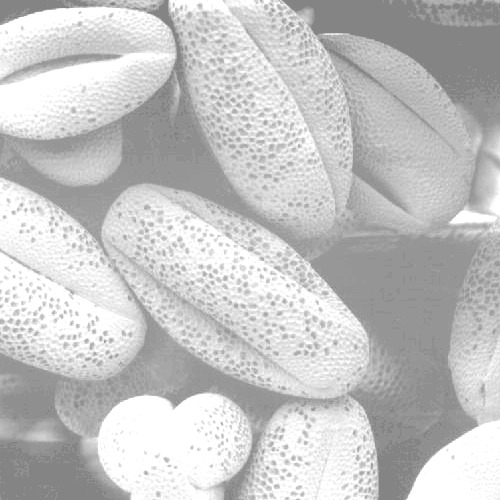
#> input picture HistogramEqualizer/hist2.tif, 500 x 500 px
$ python Example1.py
#> lines starting #> are read from the running program, lines starting #| are printed output that depends on the picture
import cv2
import numpy as np
from matplotlib import pyplot as plt

img = cv2.imread('hist2.tif',0)
#> img is the input picture: shape (500, 500); min 132, max 255, mean 196.4

#PDF
hist,bins = np.histogram(img.flatten(),256,[0,256])
#> hist = 256 values, max 28659 at index 255, min 0 at index 0, mean 976.6; bins = 257 values from 0 to 256

#CDF
cdf = hist.cumsum()
#> cdf = 256 values from 0 to 250000
cdf_normalized = cdf * hist.max()/ cdf.max()
#> cdf_normalized = 256 values from 0 to 28659

plt.plot(cdf_normalized, color = 'b')
plt.hist(img.flatten(),256,[0,256], color = 'r')
plt.xlim([0,256])
plt.legend(('cdf','histogram'), loc = 'upper left')
plt.show()
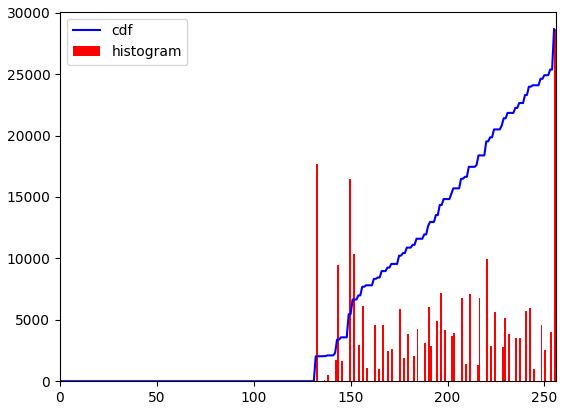
#> figure drawn by matplotlib, 1 panel; tallest bar 28659 high, from x = 255 to 256; curve peaks at x = 255, y = 28659

cdf_m = np.ma.masked_equal(cdf,0)
cdf_m = (cdf_m - cdf_m.min())*255/(cdf_m.max()-cdf_m.min())
cdf = np.ma.filled(cdf_m,0).astype('uint8')
#> cdf = 256 values from 0 to 255
img2 = cdf[img]
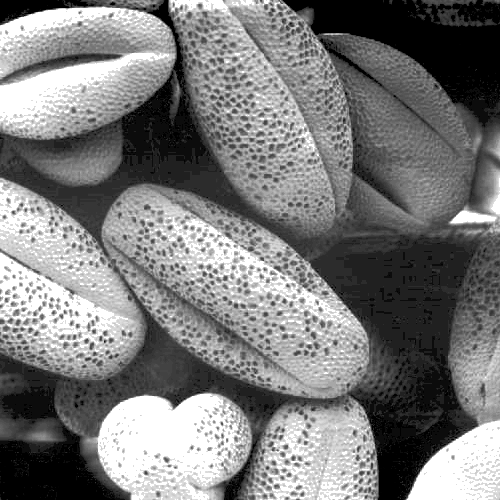
#> img2: shape (500, 500); min 0, max 255, mean 122.7

plt.plot(cdf_m, color = 'b')
plt.hist(img2.flatten(),256,[0,256], color = 'r')
plt.xlim([0,256])
plt.legend(('cdf','histogram'), loc = 'upper left')
plt.show()
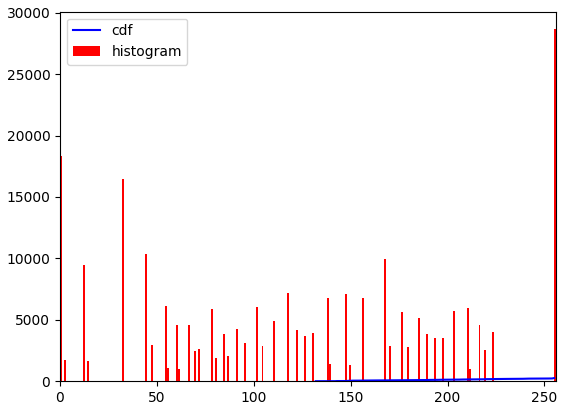
#> figure drawn by matplotlib, 1 panel; tallest bar 28659 high, from x = 255 to 256; curve peaks at x = 255, y = 255

#Pltting figure size
plt.figure(figsize=(15,10))
plt.gray() # show the filtered result in grayscale
plt.subplot(2,3,1)
plt.imshow(img)
plt.title('Original Image', size=20)

plt.subplot(2,3,2)
plt.imshow(img2)
plt.title('Enhanced Image', size=20)
plt.show()
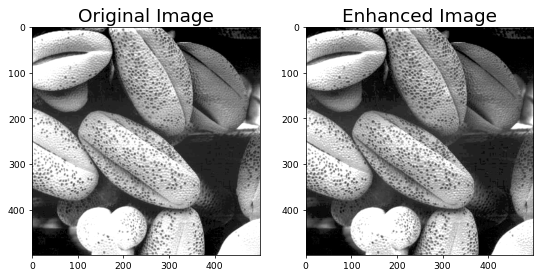
#> figure drawn by matplotlib, 2 panels

$ run again, with HistogramEqualizer/peppers_BL.tif copied over HistogramEqualizer/hist2.tif
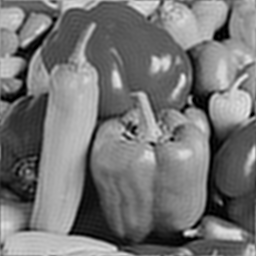
#> input picture HistogramEqualizer/peppers_BL.tif, 256 x 256 px
#> img is the input picture: shape (256, 256); min 0, max 240, mean 116.9
#> hist = 256 values, max 720 at index 92, min 0 at index 232, mean 256; bins = 257 values from 0 to 256
#> `cdf = hist.cumsum()`: cdf = 256 values from 235 to 65536
#> cdf_normalized = 256 values from 2.58 to 720
#> `plt.show()`:
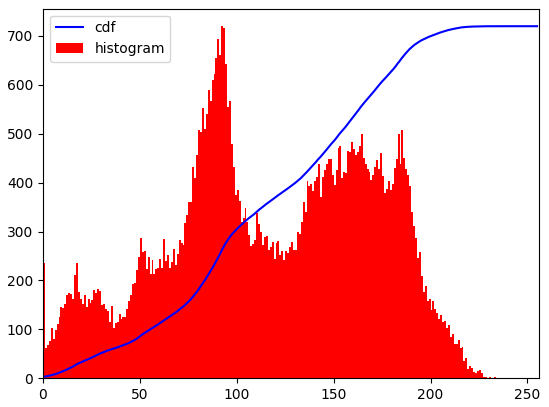
#> figure drawn by matplotlib, 1 panel; tallest bar 720 high, from x = 92 to 93; curve peaks at x = 240, y = 720
#> `cdf = np.ma.filled(cdf_m,0).astype('uint8')`: cdf = 256 values from 0 to 255
#> `plt.show()`:
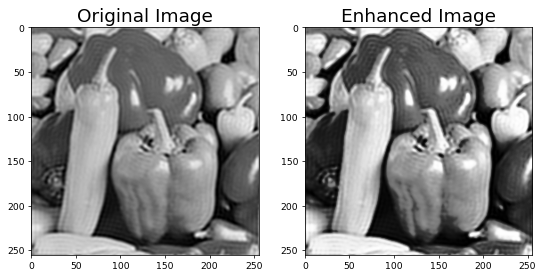
#> figure drawn by matplotlib, 2 panels
